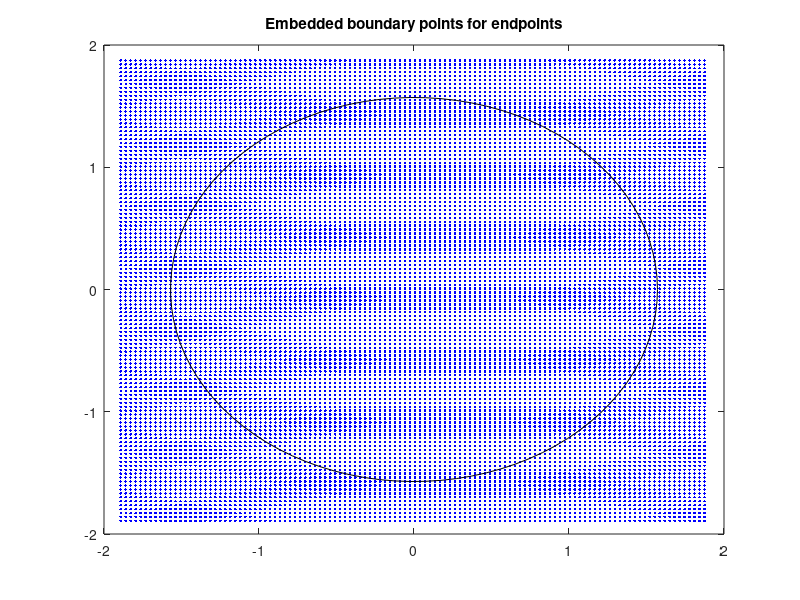

Reproduce this figure in MATLAB. (Note: this script raises an error after producing the figure.)
%%%%%%%%%%%%%%%%%%%%%%%%%%%%%%%%%%%%%%%%%%%%%%%%%%%%%%%%%%%%%%%%%%%%%%%%%%%
%
%   Description: This script performs the solution of the wave equation with 
%   Neumann BC on a circular domain with iterative embedded BC using the 
%   diffusive version of the implicit wave solver.
%
%   Author: Eric Wolf (former PhD student at Michigan State University
%   under advisor Prof. Andrew Christlieb, current postdoc at AFRL-WPAFB)
%
%   Date: April 21, 2015 (commented March 30, 2016)
%
%%%%%%%%%%%%%%%%%%%%%%%%%%%%%%%%%%%%%%%%%%%%%%%%%%%%%%%%%%%%%%%%%%%%%%%%%%%

clear all;
close all;
clc;

%%%%%%%%%%%%%%%%%%%%%%%%%%%%%%%%%%%%%%%%%%%%%%%%%%%%%%%%%%%%%%%%%%%%%%%%%%%
%
%   Set problem parameters
%

R = pi/2; %Radius of the circular domain
c = 1; %Wave speed

bessel_mode = 0; %Bessel mode number
bessel_root = 3.83170597020751; %First root of the derivative of the zeroth Bessel mode
bessel_freq = (bessel_root/R)/c; %Frequency of the Bessel mode
bessel_period = 2*pi/bessel_freq; %Period of the Bessel mode

max_iter = 500; %Max number of boundary iterations
tol = 1e-15; %Stopping criterion tolerance for difference between iterations


T = 1*bessel_period; %One period
CFL = 2; %CFL number
dt = bessel_period/40; %Define time step in terms of the Bessel period
display(['Number of time steps per period: ',num2str(bessel_period/dt)])

%Form Cartesian grid

dx = c*dt/CFL; 
dy = dx;
display(['Number of cells across the diameter: ',num2str(2*R/dx)])

Nt = ceil(T/dt);

beta = sqrt(2);
alpha = beta/(c*dt);

nu = alpha*dx;



num_buff_cells = 10; %Number of buffer cells outside of the domain

x = (-R-num_buff_cells*dx):dx:(R+num_buff_cells*dx);
y = x;

Nx = length(x)-1;
Ny = length(y)-1;

[xm,ym] = meshgrid(x,y);

rm = sqrt(xm.^2+ym.^2); %Distance from grid point to origin (center of circle)

theta_plot = linspace(0,2*pi,100);


interior_mask = ones(Ny+1,Nx+1).*(rm<=R); %=1 at interior points

extrap_mask = zeros(Ny+1,Nx+1);
endpoint_mask = zeros(Ny+1,Nx+1);

grid_mask = zeros(Ny+1,Nx+1);
u_max = [];
u_var = [];
tru_var = [];

err_hist = [];
err_hist_L2 = [];

%%%%%%%%%%%%%%%%%%%%%%%%%%%%%%%%%%%%%%%%%%%%%%%%%%%%%%%%%%%%%%%%%%%%%%%%%%%
%
%   Set up embedded boundary
%

%x-sweep
figure;
eb_endpts = axes;
plot(eb_endpts,xm,ym,'b.',R*cos(theta_plot),R*sin(theta_plot),'k-')
title('Embedded boundary points for endpoints')
hold on;


%Find first and last row containing interior grid points
x_sweep.start_row = find(-R<y,1,'first');
x_sweep.end_row = find(y<R,1,'last');


extrapolation_dist_bdry = -1*ones(Ny+1,Nx+1);


x_sweep.on = zeros(Ny+1,1); %=1 if the line is active (used in the sweep), 0 if not
x_sweep.start_ind = zeros(Ny+1,1); %Start index of the x-sweep lines
x_sweep.end_ind = zeros(Ny+1,1);    %End index of the x-sweep lines
x_sweep.bdry_offset_L = zeros(Ny+1,1); %Ghost point offset (=1 typically)
x_sweep.bdry_offset_R = zeros(Ny+1,1); %Ghost point offset (=1 typically)

%Data for the first interpolation point along the norma
x_sweep.norm_pt1_loc_x = zeros(Ny+1,Nx+1);
x_sweep.norm_pt1_loc_y = zeros(Ny+1,Nx+1);
x_sweep.norm_pt1_ind_x = zeros(Ny+1,Nx+1);
x_sweep.norm_pt1_ind_y = zeros(Ny+1,Nx+1);
x_sweep.norm_pt1_offset_x = zeros(Ny+1,Nx+1);
x_sweep.norm_pt1_offset_y = zeros(Ny+1,Nx+1);
x_sweep.norm_pt1_dist = zeros(Ny+1,Nx+1);

%Data for the second interpolation point along the normal
x_sweep.norm_pt2_loc_x = zeros(Ny+1,Nx+1);
x_sweep.norm_pt2_loc_y = zeros(Ny+1,Nx+1);
x_sweep.norm_pt2_ind_x = zeros(Ny+1,Nx+1);
x_sweep.norm_pt2_ind_y = zeros(Ny+1,Nx+1);
x_sweep.norm_pt2_offset_x = zeros(Ny+1,Nx+1);
x_sweep.norm_pt2_offset_y = zeros(Ny+1,Nx+1);
x_sweep.norm_pt2_dist = zeros(Ny+1,Nx+1);



%Go through x-lines, determine if active in x-sweeps, then determine line
%and ghost point data
for k=1:Ny+1
    
    if abs(y(k))<R
        
        
        x_sweep.on(k) = 1;
        
        
        x_sweep.start_ind(k) = find(-sqrt(R^2-y(k)^2)<=x,1,'first');
        x_sweep.end_ind(k) = find(x<=sqrt(R^2-y(k)^2),1,'last');
        
        if x_sweep.start_ind(k)>x_sweep.end_ind(k)
            
            x_sweep.on(k)=0;
        end
        
    end
end

for k=1:Ny+1
    if x_sweep.on(k) == 1
        x_sweep.bdry_offset_L(k) = 1;
        x_sweep.bdry_offset_R(k) = 1;
        
        %Set up boundary information
        %Left boundary
        idx_x = x_sweep.start_ind(k)-x_sweep.bdry_offset_L(k);
        
        [x_sweep.norm_pt1_loc_x(k,idx_x), x_sweep.norm_pt1_loc_y(k,idx_x),...
            x_sweep.norm_pt1_ind_x(k,idx_x), x_sweep.norm_pt1_ind_y(k,idx_x),...
            x_sweep.norm_pt1_offset_x(k,idx_x),x_sweep.norm_pt1_offset_y(k,idx_x),...
            x_sweep.norm_pt1_dist(k,idx_x),...
            x_sweep.norm_pt2_loc_x(k,idx_x), x_sweep.norm_pt2_loc_y(k,idx_x),...
            x_sweep.norm_pt2_ind_x(k,idx_x), x_sweep.norm_pt2_ind_y(k,idx_x),...
            x_sweep.norm_pt2_offset_x(k,idx_x),x_sweep.norm_pt2_offset_y(k,idx_x),...
            x_sweep.norm_pt2_dist(k,idx_x),...
            x_sweep.ext_pt_dist(k,idx_x)] = getBoundaryInformation(idx_x,k,x,y,dx,dy,R);
        
        
        %Left boundary
        idx_x = x_sweep.end_ind(k)+x_sweep.bdry_offset_R(k);
        
        [x_sweep.norm_pt1_loc_x(k,idx_x), x_sweep.norm_pt1_loc_y(k,idx_x),...
            x_sweep.norm_pt1_ind_x(k,idx_x), x_sweep.norm_pt1_ind_y(k,idx_x),...
            x_sweep.norm_pt1_offset_x(k,idx_x),x_sweep.norm_pt1_offset_y(k,idx_x),...
            x_sweep.norm_pt1_dist(k,idx_x),...
            x_sweep.norm_pt2_loc_x(k,idx_x), x_sweep.norm_pt2_loc_y(k,idx_x),...
            x_sweep.norm_pt2_ind_x(k,idx_x), x_sweep.norm_pt2_ind_y(k,idx_x),...
            x_sweep.norm_pt2_offset_x(k,idx_x),x_sweep.norm_pt2_offset_y(k,idx_x),...
            x_sweep.norm_pt2_dist(k,idx_x),...
            x_sweep.ext_pt_dist(k,idx_x)] = getBoundaryInformation(idx_x,k,x,y,dx,dy,R);
        
        endpoint_mask(k,x_sweep.start_ind(k)-x_sweep.bdry_offset_L(k)) = 1;
        endpoint_mask(k,x_sweep.end_ind(k)+x_sweep.bdry_offset_R(k)) = 1;
        
        
    
        x_sweep.Nline(k) = (x_sweep.end_ind(k)+x_sweep.bdry_offset_R(k))-...
            (x_sweep.start_ind(k)-x_sweep.bdry_offset_L(k));
        
        
        grid_mask(k,...
            x_sweep.start_ind(k)-x_sweep.bdry_offset_L(k):x_sweep.end_ind(k)+x_sweep.bdry_offset_R(k)) = ...
            ones(1,x_sweep.Nline(k)+1);
        
   
        %Plot embedded boundary data
        
        plot(eb_endpts,x(x_sweep.start_ind(k)-x_sweep.bdry_offset_L(k)),y(k),'rx',...
            x(x_sweep.end_ind(k)+x_sweep.bdry_offset_R(k)),y(k),'rx','MarkerSize',12)
        
    end
    
end



y_sweep.start_col = find(-R<x,1,'first');
y_sweep.end_col = find(x<R,1,'last');


y_sweep.on = zeros(Nx+1,1); %=1 if the line is active in the y-sweep
y_sweep.start_ind = zeros(Nx+1,1); %Starting index for each y-sweep line
y_sweep.end_ind = zeros(Nx+1,1); %Ending index for each y-sweep line
y_sweep.bdry_offset_D = zeros(Nx+1,1); %Ghost point offset (=1 typically)
y_sweep.bdry_offset_U = zeros(Nx+1,1); %Ghost point offset (=1 typically)

%Data for the first interpolation point along the normal
y_sweep.norm_pt1_loc_x = zeros(Ny+1,Nx+1);
y_sweep.norm_pt1_loc_y = zeros(Ny+1,Nx+1);
y_sweep.norm_pt1_ind_x = zeros(Ny+1,Nx+1);
y_sweep.norm_pt1_ind_y = zeros(Ny+1,Nx+1);
y_sweep.norm_pt1_offset_x = zeros(Ny+1,Nx+1);
y_sweep.norm_pt1_offset_y = zeros(Ny+1,Nx+1);
y_sweep.norm_pt1_dist = zeros(Ny+1,Nx+1);

%Data for the second interpolation point along the normal
y_sweep.norm_pt2_loc_x = zeros(Ny+1,Nx+1);
y_sweep.norm_pt2_loc_y = zeros(Ny+1,Nx+1);
y_sweep.norm_pt2_ind_x = zeros(Ny+1,Nx+1);
y_sweep.norm_pt2_ind_y = zeros(Ny+1,Nx+1);
y_sweep.norm_pt2_offset_x = zeros(Ny+1,Nx+1);
y_sweep.norm_pt2_offset_y = zeros(Ny+1,Nx+1);
y_sweep.norm_pt2_dist = zeros(Ny+1,Nx+1);

%Go through y-lines, determine if active in y-sweeps, then determine line
%and ghost point data
for j=1:Nx+1
    
    if abs(x(j))<R
        
        
        y_sweep.on(j) = 1;
        
        
        
        y_sweep.start_ind(j) = find(-sqrt(R^2-x(j)^2)<=y,1,'first');
        y_sweep.end_ind(j) = find(y<=sqrt(R^2-x(j)^2),1,'last');
        
        if y_sweep.start_ind(j)>y_sweep.end_ind(j)
            
            y_sweep.on(j)=0;
        end
    end
end

%Set up interpolation for ghost points
for j=1:Nx+1
    if y_sweep.on(j) == 1
        y_sweep.bdry_offset_D(j) = 1;
        y_sweep.bdry_offset_U(j) = 1;
        
        %Downer boundary
        idx_y = y_sweep.start_ind(j)-y_sweep.bdry_offset_D(j);
        
        [y_sweep.norm_pt1_loc_x(idx_y,j), y_sweep.norm_pt1_loc_y(idx_y,j),...
            y_sweep.norm_pt1_ind_x(idx_y,j), y_sweep.norm_pt1_ind_y(idx_y,j),...
            y_sweep.norm_pt1_offset_x(idx_y,j),y_sweep.norm_pt1_offset_y(idx_y,j),...
            y_sweep.norm_pt1_dist(idx_y,j),...
            y_sweep.norm_pt2_loc_x(idx_y,j), y_sweep.norm_pt2_loc_y(idx_y,j),...
            y_sweep.norm_pt2_ind_x(idx_y,j), y_sweep.norm_pt2_ind_y(idx_y,j),...
            y_sweep.norm_pt2_offset_x(idx_y,j),y_sweep.norm_pt2_offset_y(idx_y,j),...
            y_sweep.norm_pt2_dist(idx_y,j),...
            y_sweep.ext_pt_dist(idx_y,j)] = getBoundaryInformation(j,idx_y,x,y,dx,dy,R);
        
        %Upper boundary
        idx_y = y_sweep.end_ind(j)+y_sweep.bdry_offset_U(j);
        
        [y_sweep.norm_pt1_loc_x(idx_y,j), y_sweep.norm_pt1_loc_y(idx_y,j),...
            y_sweep.norm_pt1_ind_x(idx_y,j), y_sweep.norm_pt1_ind_y(idx_y,j),...
            y_sweep.norm_pt1_offset_x(idx_y,j),y_sweep.norm_pt1_offset_y(idx_y,j),...
            y_sweep.norm_pt1_dist(idx_y,j),...
            y_sweep.norm_pt2_loc_x(idx_y,j), y_sweep.norm_pt2_loc_y(idx_y,j),...
            y_sweep.norm_pt2_ind_x(idx_y,j), y_sweep.norm_pt2_ind_y(idx_y,j),...
            y_sweep.norm_pt2_offset_x(idx_y,j),y_sweep.norm_pt2_offset_y(idx_y,j),...
            y_sweep.norm_pt2_dist(idx_y,j),...
            y_sweep.ext_pt_dist(idx_y,j)] = getBoundaryInformation(j,idx_y,x,y,dx,dy,R);
        
        endpoint_mask(y_sweep.start_ind(j)-y_sweep.bdry_offset_D(j),j) = 1;
        endpoint_mask(y_sweep.end_ind(j)+y_sweep.bdry_offset_U(j),j) = 1;

        y_sweep.Nline(j) = (y_sweep.end_ind(j)+y_sweep.bdry_offset_U(j))-...
            (y_sweep.start_ind(j)-y_sweep.bdry_offset_D(j));
        
        
        grid_mask(...
            y_sweep.start_ind(j)-y_sweep.bdry_offset_D(j):y_sweep.end_ind(j)+y_sweep.bdry_offset_U(j),...
            j) = ...
            ones(y_sweep.Nline(j)+1,1);
        
        
        plot(eb_endpts,x(j),y(y_sweep.start_ind(j)-y_sweep.bdry_offset_D(j)),'r+','MarkerSize',12)
        
        plot(eb_endpts,x(j),y(y_sweep.end_ind(j)+y_sweep.bdry_offset_U(j)),'r+','MarkerSize',12)
        
        
        
    end
    
end


%%%%%%%%%%%%%%%%%%%%%%%%%%%%%%%%%%%%%%%%%%%%%%%%%%%%%%%%%%%%%%%%%%%%%%%%%%%
%
%   Solution array initialization
%

%Exact solution profile
solution_profile = (0<(interior_mask+extrap_mask+endpoint_mask)).*besselj(bessel_mode,bessel_root*(rm/R));


%Initialize solution arrays
u0 = (rm<R).*besselj(bessel_mode,bessel_root*(rm/R));


u1 = cos(bessel_freq*dt)*u0;
u2 = cos(bessel_freq*2*dt)*u0;
u3 = 0*u0;

%Interpolate to exterior ghost points
u0 = interpolateToGhostPoints(u0,x_sweep,y_sweep,x,y,Nx,Ny,dx,dy);
u1 = interpolateToGhostPoints(u1,x_sweep,y_sweep,x,y,Nx,Ny,dx,dy);
u2 = interpolateToGhostPoints(u2,x_sweep,y_sweep,x,y,Nx,Ny,dx,dy);



%Initialize auxiliary variables
w0 = u0;
w1 = u1;
w2 = u2;
w3 = u3;

z = u1;



Ix = 0*u0;
Iy = 0*u0;

Ix_interp = Ix;
Iy_interp = Iy;


%%%%%%%%%%%%%%%%%%%%%%%%%%%%%%%%%%%%%%%%%%%%%%%%%%%%%%%%%%%%%%%%%%%%%%%%%%%
%
%   Time Stepping
%

for n=1:Nt
    
    display(['Time step n = ',num2str(n), ' of ',num2str(Nt)])
    
    Ix = 0*u0;
    Iy = 0*u0;
    
    Ix_interp = Ix;
    Iy_interp = Iy;
    
    %%%%%%%%%%%%%%%%%%%%%%%%%%%%%%%%%%%%%%%%%%%%%%%%%%%%%%%%%%%%%%%%%%%%%%%
    %   x-sweep
    %%%%%%%%%%%%%%%%%%%%%%%%%%%%%%%%%%%%%%%%%%%%%%%%%%%%%%%%%%%%%%%%%%%%%%%
    
    %Perform extrapolation to external ghost points
    u1 = interpolateToGhostPoints(u1,x_sweep,y_sweep,x,y,Nx,Ny,dx,dy);
    
    
    %Perform integration
    for k=1:Ny+1
        if x_sweep.on(k)==1
            ind = (x_sweep.start_ind(k)-x_sweep.bdry_offset_L(k)):(x_sweep.end_ind(k)+x_sweep.bdry_offset_R(k));
            integrand = 0.5*(5*u2(k,ind)-4*u1(k,ind)+u0(k,ind));
            Ix(k,...
                (x_sweep.start_ind(k)-x_sweep.bdry_offset_L(k)):(x_sweep.end_ind(k)+x_sweep.bdry_offset_R(k))) = ...
                0.5*GF_Quad(integrand,nu);
            
            
        end
    end
    
    
    
    %Perform boundary correction iteration
    
    
    iter_count = 0;
    err = 1;
    
    %Set initial for boundary values by extrapolation of previous time
    %steps
    %w2_temp = 2*w1-w0; %Linear extrapolation
    w2_temp = 3*w2-3*w1+w0; %Quadratic extrapolation
    w2_temp = interpolateToGhostPoints(w2_temp,x_sweep,y_sweep,x,y,Nx,Ny,dx,dy);
    w2_temp2 = w2_temp;
    
    while (iter_count<max_iter)&&(tol<err)
        for k=1:Ny+1
            if x_sweep.on(k)==1
                
                w_L = Ix(k,x_sweep.start_ind(k)-x_sweep.bdry_offset_L(k))-...
                    w2_temp2(k,x_sweep.start_ind(k)-x_sweep.bdry_offset_L(k));
                w_R = Ix(k,x_sweep.end_ind(k)+x_sweep.bdry_offset_R(k))-...
                    w2_temp2(k,x_sweep.end_ind(k)+x_sweep.bdry_offset_R(k));
                
                mu = exp(-nu*x_sweep.Nline(k));
                A = (mu*w_R-w_L)/(1-mu^2);
                B = (mu*w_L-w_R)/(1-mu^2);
                
                %Impose boundary correction
                
                line_ind = (x_sweep.start_ind(k)-x_sweep.bdry_offset_L(k)):(x_sweep.end_ind(k)+x_sweep.bdry_offset_R(k));
                
                w2_temp(k,line_ind) =...
                    Ix(k,line_ind)+...
                    A*exp(-nu*(0:x_sweep.Nline(k)))+B*exp(-nu*(x_sweep.Nline(k):-1:0));
                
                
                w2_temp = w2_temp.*interior_mask;
            end
        end
        
        w2_temp = interpolateToGhostPoints(w2_temp,x_sweep,y_sweep,x,y,Nx,Ny,dx,dy);
        
        err = max(max(abs(w2_temp-w2_temp2)));
        iter_count = iter_count+1;
        
        w2_temp2 = w2_temp;
        
    end
    
    %w2 = w2_temp;
    
    for k =1:Ny
        if x_sweep.on(k)==1
            
            
            w_L = Ix(k,x_sweep.start_ind(k)-x_sweep.bdry_offset_L(k))-...
                w2_temp2(k,x_sweep.start_ind(k)-x_sweep.bdry_offset_L(k));
            w_R = Ix(k,x_sweep.end_ind(k)+x_sweep.bdry_offset_R(k))-...
                w2_temp2(k,x_sweep.end_ind(k)+x_sweep.bdry_offset_R(k));
            
            
            mu = exp(-nu*x_sweep.Nline(k));
            A = (mu*w_R-w_L)/(1-mu^2);
            B = (mu*w_L-w_R)/(1-mu^2);
            
            %Impose boundary correction
            
            line_ind = (x_sweep.start_ind(k)-x_sweep.bdry_offset_L(k)):(x_sweep.end_ind(k)+x_sweep.bdry_offset_R(k));
            
            w3(k,line_ind) =...
                Ix(k,line_ind)+...
                A*exp(-nu*(0:x_sweep.Nline(k)))+B*exp(-nu*(x_sweep.Nline(k):-1:0));
            
            %
        end
        
    end
    
    
    %w3 = w3.*interior_mask;
    w3 = interpolateToGhostPoints(w3,x_sweep,y_sweep,x,y,Nx,Ny,dx,dy);
    
    
    display(['Iteration count, x-sweep boundary correction: ',num2str(iter_count)])
    display(['Iteration error, x-sweep boundary correction: ',num2str(err)])
    
    %%%%%%%%%%%%%%%%%%%%%%%%%%%%%%%%%%%%%%%%%%%%%%%%%%%%%%%%%%%%%%%%%%%%%%%
    %   y-sweep
    %%%%%%%%%%%%%%%%%%%%%%%%%%%%%%%%%%%%%%%%%%%%%%%%%%%%%%%%%%%%%%%%%%%%%%%
    
    
    %Perform convolution
    for j=1:Nx+1
        if y_sweep.on(j)==1
            integrand = w3(...
                (y_sweep.start_ind(j)-y_sweep.bdry_offset_D(j)):(y_sweep.end_ind(j)+y_sweep.bdry_offset_U(j)),...
                j);
            Iy(...
                (y_sweep.start_ind(j)-y_sweep.bdry_offset_D(j)):(y_sweep.end_ind(j)+y_sweep.bdry_offset_U(j)),...
                j) = ...
                0.5*GF_Quad(integrand,nu);
            
            
        end
    end
    
    
    %Perform boundary correction iteration
    
    iter_count = 0; %Iteration counter
    err = 1;    %Iteration error (difference between iterates)
    
    z_temp = z;
    z_temp2 = z;
    
    %Set initial for boundary values by extrapolation of previous time
    %steps
    %u3_temp = 2*u2-u1; %Linear extrapolation
    u3_temp = 3*u2-3*u1+u0; %Quadratic extrapolation
    u3_temp2 = u3_temp;
    
    while (iter_count<max_iter)&&(tol<err)
        for j=1:Nx+1
            if y_sweep.on(j)==1
                
                w_L = Iy(y_sweep.start_ind(j)-y_sweep.bdry_offset_D(j),j)...
                    -u3_temp2(y_sweep.start_ind(j)-y_sweep.bdry_offset_D(j),j);
                w_R = Iy(y_sweep.end_ind(j)+y_sweep.bdry_offset_U(j),j)-...
                    u3_temp2(y_sweep.end_ind(j)+y_sweep.bdry_offset_U(j),j);
                
                mu = exp(-nu*y_sweep.Nline(j));
                A = (mu*w_R-w_L)/(1-mu^2);
                B = (mu*w_L-w_R)/(1-mu^2);
                
                %Impose boundary correction
                line_ind = (y_sweep.start_ind(j)-y_sweep.bdry_offset_D(j)):(y_sweep.end_ind(j)+y_sweep.bdry_offset_U(j));
                u3_temp(line_ind,j) =...
                    Iy(line_ind,j) + ...
                    A*exp(-nu*(0:y_sweep.Nline(j))')+B*exp(-nu*(y_sweep.Nline(j):-1:0)');
                
                
                
                
            end
        end
        
        
        u3_temp = interpolateToGhostPoints(u3_temp,x_sweep,y_sweep,x,y,Nx,Ny,dx,dy);
        
        err = max(max(abs(u3_temp-u3_temp2)));
        iter_count = iter_count+1;
        
        u3_temp2 = u3_temp;
        
    end
    
    
    for j=1:Nx+1
        if y_sweep.on(j)==1
            w_L = Iy(y_sweep.start_ind(j)-y_sweep.bdry_offset_D(j),j)...
                -u3_temp2(y_sweep.start_ind(j)-y_sweep.bdry_offset_D(j),j);
            w_R = Iy(y_sweep.end_ind(j)+y_sweep.bdry_offset_U(j),j)-...
                u3_temp2(y_sweep.end_ind(j)+y_sweep.bdry_offset_U(j),j);
            
            mu = exp(-nu*y_sweep.Nline(j));
            A = (mu*w_R-w_L)/(1-mu^2);
            B = (mu*w_L-w_R)/(1-mu^2);
            
            %Impose boundary correction
            line_ind = (y_sweep.start_ind(j)-y_sweep.bdry_offset_D(j)):(y_sweep.end_ind(j)+y_sweep.bdry_offset_U(j));
            u3(line_ind,j) =...
                Iy(line_ind,j) + ...
                A*exp(-nu*(0:y_sweep.Nline(j))')+B*exp(-nu*(y_sweep.Nline(j):-1:0)');
            
            
            
        end
        
    end
    
    
    
    u3 = interpolateToGhostPoints(u3,x_sweep,y_sweep,x,y,Nx,Ny,dx,dy);
    
    display(['Iteration count, y-sweep boundary correction: ',num2str(iter_count)])
    display(['Iteration error, y-sweep boundary correction: ',num2str(err)])
    
    
    
    
    u0 = u1;
    u1 = u2;
    u2 = u3;
    
    w0 = w1;
    w1 = w2;
    w2 = w3;
    
    
    
    %Plot the solution and error
    exact_solution = solution_profile*cos(bessel_freq*(n+2)*dt);
    
    %surf(u1-exact_solution);
    figure(4);
    imagesc(x,y,(rm<R).*(u2-exact_solution))
    xlabel('x')
    ylabel('y')
    title({['Error u - u_{ex} after ',num2str((n+2)*dt/bessel_period),' periods'],...
        ['CFL of ', num2str(CFL)],...
        ['Number of grid points across the diameter: ',num2str(2*R/dx)],...
        ['Number of time steps per period: ',num2str((2*pi)/(bessel_freq*dt))]})
    colorbar;
    
    figure(5);
    %surf(xm,ym,u1)
    imagesc(x,y,u2)
    colorbar;
    title('Numerical solution u')
    
    err_hist = [err_hist max(max(abs((rm<R).*(u2-exact_solution))))];
    err_hist_L2 = [err_hist_L2 sqrt(sum(sum((rm<R).*(u2-exact_solution).^2))*dx*dy)];
    u_max = [u_max max(max(abs(u2(grid_mask>0))))];
    u_var = [u_var (max(max(u2(grid_mask>0)))-min(min(u2(grid_mask>0))))];
    tru_var = [tru_var (max(max(exact_solution(grid_mask>0)))-min(min(exact_solution(grid_mask>0))))];
    figure(6)
    %plot((1:n)*dt/bessel_period,u_var,'rx',(1:n)*dt/bessel_period,u_max,'b+',(1:n)*dt/bessel_period,tru_var,'g.')
    
    plot((1:n)*dt/bessel_period,err_hist,'r.',(1:n)*dt/bessel_period,err_hist_L2,'bx')
    legend('L^{\infty} error','L^{2} error')
    ylabel('Error')
    xlabel('Time (Periods)')
    pause(0.1);
end

display(['dt = ', num2str(dt)])
display(['dx = ',num2str(dx)])
display(['L^{\infty} error : ',num2str(max(err_hist))])
display(['L^{2} error : ',num2str(max(err_hist_L2))])

